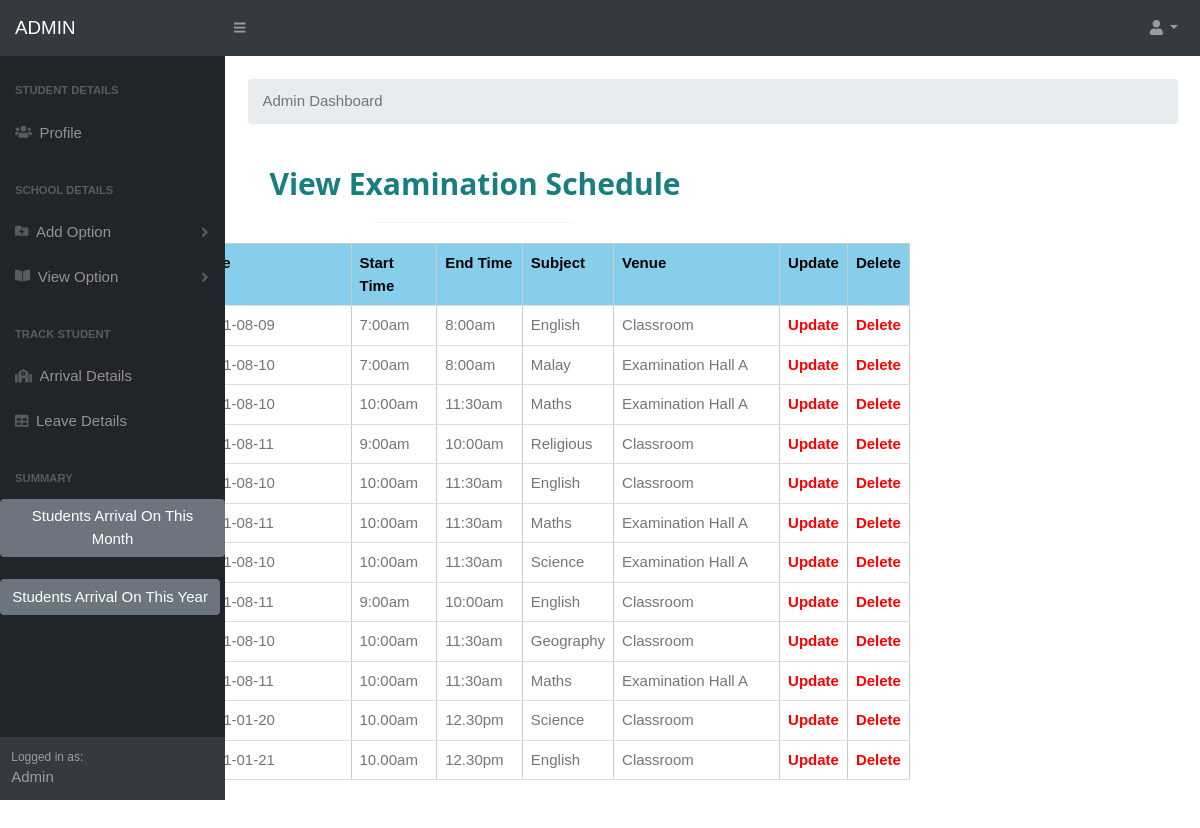
The page /viewexam.php (signed in) on the database its author committed.
### tables this page shows
CREATE TABLE `examsched` (
  `examid` varchar(50) NOT NULL,
  `grade` varchar(100) NOT NULL,
  `date` varchar(15) NOT NULL,
  `time_start` varchar(15) NOT NULL,
  `time_end` varchar(15) NOT NULL,
  `subject` varchar(15) NOT NULL,
  `venue` varchar(100) NOT NULL
);

### viewexam.php (the view, shortened to what this page needs)
<?php
$aid= $_SESSION['aid'];
if(empty($aid))
{
	echo "<script>window.location.href='adminlogin.php'</script>";
}
else
{
	include('adminmenu.php');
	include('connect.php');
	?>
	<html>
      <link rel="stylesheet"href="styles.css" >
      <link rel="stylesheet" href="w.css">
      <link href="https://cdn.datatables.net/1.10.20/css/dataTables.bootstrap4.min.css" rel="stylesheet" />
<body>
<form method='POST'>
<div class="w3-padding-large" id="main" style='position:absolute; top: 80px; right:250px;'>
<div class="w3-content w3-justify w3-text-grey w3-padding-64" id="about"  style='width:100%'>
    <center>
	<h2 class="w3-center" style='color:#177F7D'><b>View Examination Schedule</b></h2>
       <hr style="width:200px" class="w3-opacity">
	   <?php
	   $sel="select * from examsched";
	   $res=$con->query($sel);
	   if(mysqli_num_rows($res)==0)
	   {
		  echo "<table align='center'><tr align='center'><td style='color:red'><b>No data found</b></td></tr></table>";
	   }
	   else
	   {
		   echo"
		   <div class='w3-container'>
	   <table class='w3-table-all w3-hoverable' border='1' cellspacing='0' cellpadding='0' width='100%' >
	   <thead>
		<tr class='w3-light-blue'>
	<th>Exam ID</th>
	<th>Grade</th>
	   <th>Date</th>
	   <th>Start Time</th>
	   <th>End Time</th>
	   <th>Subject</th>
     <th>Venue</th>
	   <th>Update</th>
	   <th>Delete</th>
		</tr>
    </thead>   ";
		   while($data=mysqli_fetch_array($res))
		   {
			$examid=$data['examid'];
			$grade=$data['grade'];
			  $date=$data['date'];
			  $time_start=$data['time_start'];
			  $time_end=$data['time_end'];
			  $subject=$data['subject'];
        $venue=$data['venue'];
			  echo"
    <tbody bgcolor='#f6f6f6'>
	  <tr align='center'>
	<td width='5%'>".$examid."</td>
	<td width='10%'>".$grade."</td>
        <td width='20%'>".$date."</td>
        <td width='10%'>".$time_start."</td>
        <td width='10%'>".$time_end."</td>
		<td width='10%'>".$subject."</td>
    <td width='20%'>".$venue."</td>
		<td width='5%'>
		<a href='updateexam.php?examid=".$examid."' style='font-weight:bold;color:	red'>
         Update
        </a>
		</td>
		<td width='5%'>
		<a href='deleteexam.php?examid=".$examid."' style='font-weight:bold;color:red'>
         Delete
        </a>
		</td>
      </tr>
    </tbody>";
		   }
	   }
	   ?>
	   </table>
	   </div>
	   </div>
	   </div>
	   </form>
	   </body>
	   <br><br><br>
<?php
}
?>

### w.css (style rules this page uses)
html { box-sizing:border-box }
*,*:before,*:after { box-sizing:inherit }
html { -ms-text-size-adjust:100%;-webkit-text-size-adjust:100% }
body { margin:0 }
a { background-color:transparent;-webkit-text-decoration-skip:objects }
hr { box-sizing:content-box;height:0;overflow:visible }
html,body { font-family:Verdana,sans-serif;font-size:15px;line-height:1.5 }
html { overflow-x:hidden }
h1,h2,h3,h4,h5,h6,.w3-slim,.w3-wide { font-family:"Segoe UI",Arial,sans-serif }
h2 { font-size:30px }
h1,h2,h3,h4,h5,h6 { font-weight:400;margin:10px 0 }
hr { border:0;border-top:1px solid #eee;margin:20px 0 }
a { color:inherit }
.w3-table,.w3-table-all { border-collapse:collapse;border-spacing:0;width:100%;display:table }
.w3-table-all { border:1px solid #ccc }
.w3-bordered tr,.w3-table-all tr { border-bottom:1px solid #ddd }
.w3-table-all tr:nth-child(odd) { background-color:#fff }
.w3-table td,.w3-table th,.w3-table-all td,.w3-table-all th { padding:8px 8px;display:table-cell;text-align:left;vertical-align:top }
.w3-table th:first-child,.w3-table td:first-child,.w3-table-all th:first-child,.w3-table-all td:first-child { padding-left:16px }
.w3-btn,.w3-btn-floating,.w3-dropnav a,.w3-btn-floating-large,.w3-btn-block, .w3-navbar a,.w3-navblock a,.w3-sidenav a,.w3-pagination li a,.w3-hoverable tbody tr,.w3-hoverable li, .w3-accordion-content a,.w3-dropdown-content a,.w3-dropdown-click:hover,.w3-dropdown-hover:hover,.w3-opennav,.w3-closenav,.w3-closebtn,*[class*="w3-hover-"] { -webkit-transition:background-color .25s,color .15s,box-shadow .25s,opacity 0.25s,filter 0.25s,border 0.15s;transition:background-color .25s,color .15s,box-shadow .15s,opacity .25s,filter .25s,border .15s }
.w3-main,#main { transition:margin-left .4s }
.w3-container:after,.w3-container:before,.w3-panel:after,.w3-panel:before,.w3-row:after,.w3-row:before,.w3-row-padding:after,.w3-row-padding:before,.w3-cell-row:before,.w3-cell-row:after, .w3-topnav:after,.w3-topnav:before,.w3-clear:after,.w3-clear:before,.w3-btn-group:before,.w3-btn-group:after,.w3-btn-bar:before,.w3-btn-bar:after,.w3-bar:before,.w3-bar:after { content:"";display:table;clear:both }
.w3-content { max-width:980px;margin:auto }
.w3-justify { text-align:justify!important }
.w3-center { text-align:center!important }
.w3-padding-large { padding:12px 24px!important }
.w3-padding-64 { padding-top:64px!important;padding-bottom:64px!important }
.w3-container { padding:0.01em 16px }
.w3-opacity,.w3-hover-opacity:hover { opacity:0.60;-webkit-backface-visibility:hidden; color: white }
.w3-light-blue,.w3-hover-light-blue:hover { color:#000!important;background-color:#87CEEB!important }
.w3-text-grey,.w3-hover-text-grey:hover,.w3-text-gray,.w3-hover-text-gray:hover { color:#757575!important }

### rows shown on the page
examsched: date "2021-08-09", time_start "7:00am", time_end "8:00am", subject "English", venue "Classroom"
examsched: date "2021-08-10", time_start "7:00am", time_end "8:00am", subject "Malay", venue "Examination Hall A"
examsched: date "2021-08-10", time_start "10:00am", time_end "11:30am", subject "Maths", venue "Examination Hall A"
examsched: date "2021-08-11", time_start "9:00am", time_end "10:00am", subject "Religious", venue "Classroom"
examsched: date "2021-08-10", time_start "10:00am", time_end "11:30am", subject "English", venue "Classroom"
examsched: date "2021-08-11", time_start "10:00am", time_end "11:30am", subject "Maths", venue "Examination Hall A"
examsched: date "2021-08-10", time_start "10:00am", time_end "11:30am", subject "Science", venue "Examination Hall A"
examsched: date "2021-08-11", time_start "9:00am", time_end "10:00am", subject "English", venue "Classroom"
examsched: date "2021-08-10", time_start "10:00am", time_end "11:30am", subject "Geography", venue "Classroom"
examsched: date "2021-08-11", time_start "10:00am", time_end "11:30am", subject "Maths", venue "Examination Hall A"
examsched: date "2021-01-20", time_start "10.00am", time_end "12.30pm", subject "Science", venue "Classroom"
examsched: date "2021-01-21", time_start "10.00am", time_end "12.30pm", subject "English", venue "Classroom"
